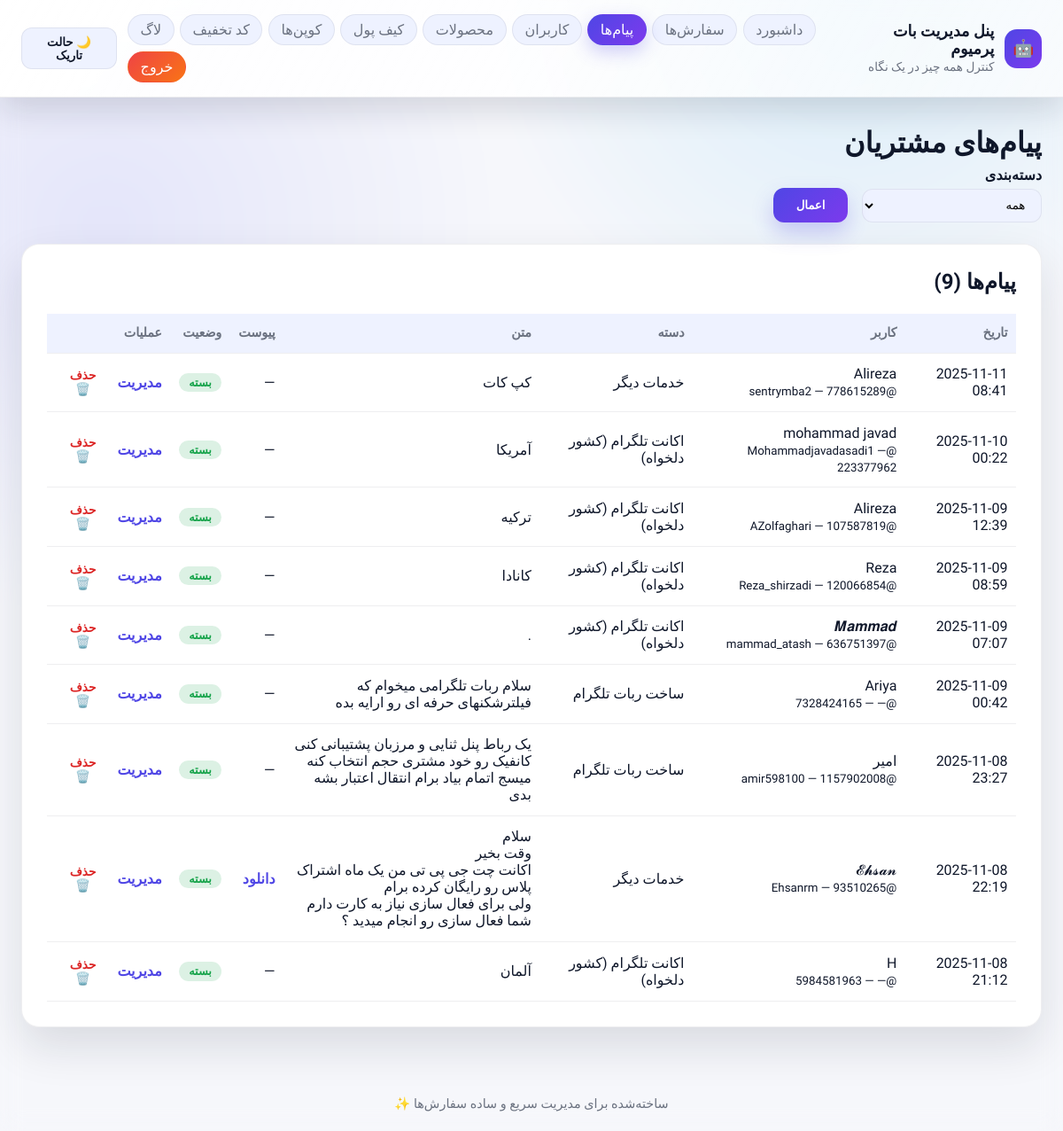
Page /messages (signed in) on the committed database.
### tables this page shows
CREATE TABLE service_messages(
                id INTEGER PRIMARY KEY AUTOINCREMENT,
                user_id INTEGER,
                username TEXT,
                first_name TEXT,
                category TEXT,
                message_text TEXT,
                attachment_file_id TEXT,
                created_at TEXT,
                updated_at TEXT,
                is_resolved INTEGER DEFAULT 0
            );

### app/webadmin/server.py (the view)
    @app.get("/messages", name="messages")
    async def messages_page(
        request: Request,
        user: str = Depends(_login_required),
        category: str = Query("all"),
        page: int = Query(1, ge=1),
    ):
        per_page = 20
        filter_value = None if category == "all" else category
        total = count_service_messages(filter_value)
        pages = max((total + per_page - 1) // per_page, 1)
        page = min(page, pages)
        offset = (page - 1) * per_page
        items = list_service_messages(category=filter_value, limit=per_page, offset=offset)
        return _render(
            request,
            "messages.html",
            {
                "title": "پیام‌های دریافتی",
                "messages_list": items,
                "total": total,
                "page": page,
                "pages": pages,
                "category": category,
                "nav": "messages",
                "format_datetime": _format_datetime,
                "nav": "messages",
            },
        )

### app/webadmin/templates/messages.html (shortened to what this page needs)
{% extends 'base.html' %}
{% block content %}
<h1>پیام‌های مشتریان</h1>
<form class="filters" method="get">
    <label>دسته‌بندی
        <select name="category">
            <option value="all" {{ 'selected' if category == 'all' else '' }}>همه</option>
        </select>
    </label>
    <button type="submit" class="btn-primary">اعمال</button>
</form>
<section class="panel">
    <header>
        <h2>پیام‌ها ({{ total }})</h2>
    </header>
    <table>
        <thead>
            <tr>
                <th>تاریخ</th>
                <th>کاربر</th>
                <th>دسته</th>
                <th>متن</th>
                <th>پیوست</th>
                <th>وضعیت</th>
                <th>عملیات</th>
            </tr>
        </thead>
        <tbody>
            {% for msg in messages_list %}
            <tr>
                <td>{{ format_datetime(msg.created_at) }}</td>
                <td>
                    <div>{{ msg.first_name or '—' }}</div>
                    <small>@{{ msg.username or '—' }} — {{ msg.user_id or 'بدون آیدی' }}</small>
                </td>
                <td>{{ service_message_labels.get(msg.category, msg.category) }}</td>
                <td class="message-text">{{ (msg.message_text or '—')|replace('\n','<br>')|safe }}</td>
                <td>
                    {% if msg.attachment_file_id %}
                    <a class="link" href="{{ url_for('message_attachment', message_id=msg.id) }}" target="_blank">دانلود</a>
                    {% else %}
                    —
                    {% endif %}
                </td>
                <td>
                    {% if msg.is_resolved %}
                        <span class="badge completed">بسته</span>
                    {% else %}
                        <span class="badge in_progress">باز</span>
                    {% endif %}
                </td>
                <td>
                    <div style="display: flex; gap: 0.5rem; align-items: center;">
                        <a class="link" href="{{ url_for('message_detail', message_id=msg.id) }}">مدیریت</a>
                        <form method="post" action="{{ url_for('message_delete', message_id=msg.id) }}"
                              onsubmit="return confirm('آیا از حذف این پیام مطمئن هستید؟ این عملیات غیرقابل بازگشت است.');"
                              style="margin:0;">
                            <button type="submit" class="btn-ghost danger" style="font-size: 0.85rem; padding: 0.2rem 0.5rem;">
                                حذف 🗑️
                            </button>
                        </form>
                    </div>
                </td>
            </tr>
            {% else %}
            <tr><td colspan="7" class="empty">پیامی ثبت نشده است.</td></tr>
            {% endfor %}
        </tbody>
    </table>
</section>
{% endblock %}

### app/webadmin/static/styles.css (style rules this page uses)
:root { color-scheme: light dark; --bg: radial-gradient(circle at 10% 20%, rgba(99,102,241,0.12), transparent 30%), radial-gradient(circle at 80% 0%, rgba(14,165,233,0.12), transparent 26%), #f6f7fb; --surface: #ffffff; --surface-alt: #eef2ff; --surface-ghost: rgba(255, 255, 255, 0.65); --text: #0f172a; --muted: #6b7280; --accent: #4f46e5; --accent-strong: #7c3aed; --border: rgba(15, 23, 42, 0.07); --success: #16a34a; --warning: #f59e0b; --danger: #dc2626; font-family: "Vazirmatn", "IRANSans", "Tahoma", sans-serif; background-attachment: fixed; }
* { box-sizing: border-box; }
body { margin: 0; background: var(--bg); color: var(--text); min-height: 100vh; }
h1, h2, h3 { margin: 0 0 0.5rem 0; font-weight: 700; }
label { display: flex; flex-direction: column; gap: 0.35rem; font-weight: 600; color: var(--text); }
.btn-primary { background: linear-gradient(135deg, var(--accent), var(--accent-strong)); color: white; border: none; padding: 0.75rem 1.6rem; border-radius: 12px; cursor: pointer; font-weight: 700; letter-spacing: -0.01em; box-shadow: 0 12px 24px rgba(79, 70, 229, 0.25); transition: transform 0.15s ease, box-shadow 0.15s ease; }
.btn-ghost { background: transparent; border: none; color: var(--accent); cursor: pointer; font-weight: 600; padding: 0.3rem 0.4rem; }
.btn-ghost.danger { color: var(--danger); }
.panel { background: var(--surface); border-radius: 20px; box-shadow: 0 22px 50px rgba(15, 23, 42, 0.12); padding: 1.75rem; margin-bottom: 2rem; border: 1px solid var(--border); }
.panel header { display: flex; align-items: flex-start; justify-content: space-between; margin-bottom: 1rem; gap: 1rem; }
.panel header h2 { margin-bottom: 0.35rem; }
.table, table { width: 100%; border-collapse: collapse; }
table th, table td { padding: 0.85rem 0.6rem; border-bottom: 1px solid var(--border); text-align: right; }
.table thead tr, table thead tr { background: var(--surface-alt); }
table tbody tr:nth-child(odd) { background: var(--surface); }
.message-text { max-width: 360px; word-break: break-word; }
table th { color: var(--muted); font-size: 0.9rem; font-weight: 700; letter-spacing: -0.01em; }
table td a.link { color: var(--accent); text-decoration: none; font-weight: 700; }
.badge { display: inline-block; padding: 0.2rem 0.7rem; border-radius: 999px; font-size: 0.8rem; background: #e5e7eb; color: #1f2933; font-weight: 700; }
.badge.delivered, .badge.completed { background: rgba(22, 163, 74, 0.15); color: var(--success); }
.filters { display: flex; gap: 1rem; align-items: flex-end; flex-wrap: wrap; margin-bottom: 1.5rem; }
.filters input, .filters select { padding: 0.6rem 0.85rem; border-radius: 12px; border: 1px solid var(--border); background: var(--surface-alt); }

### rows in the picture
service_messages: created_at "2025-11-11 08:41", first_name "Alireza", username "sentrymba2", user "778615289", get "خدمات دیگر", message_text "کپ کات", is_resolved "بسته"
service_messages: created_at "2025-11-10 00:22", first_name "mohammad javad", username "Mohammadjavadasadi1", user "223377962", get "اکانت تلگرام (کشور دلخواه)", message_text "آمریکا", is_resolved "بسته"
service_messages: created_at "2025-11-09 12:39", first_name "Alireza", username "AZolfaghari", user "107587819", get "اکانت تلگرام (کشور دلخواه)", message_text "ترکیه", is_resolved "بسته"
service_messages: created_at "2025-11-09 08:59", first_name "Reza", username "Reza_shirzadi", user "120066854", get "اکانت تلگرام (کشور دلخواه)", message_text "کانادا", is_resolved "بسته"
service_messages: created_at "2025-11-09 07:07", first_name "𝑴𝒂𝒎𝒎𝒂𝒅", username "mammad_atash", user "636751397", get "اکانت تلگرام (کشور دلخواه)", message_text ".", is_resolved "بسته"
service_messages: created_at "2025-11-09 00:42", first_name "Ariya", username "—", user "7328424165", get "ساخت ربات تلگرام", message_text "سلام ربات تلگرامی میخوام که فیلترشکنهای حرفه ای رو ارایه بده", is_resolved "بسته"
service_messages: created_at "2025-11-08 23:27", first_name "امیر", username "amir598100", user "1157902008", get "ساخت ربات تلگرام", message_text "یک رباط پنل ثنایی و مرزبان پشتیبانی کنی کانفیک رو خود مشتری حجم انتخاب کنه میسج اتمام بیاد برام انتقال اعتبار بشه بدی", is_resolved "بسته"
service_messages: created_at "2025-11-08 22:19", first_name "𝓔𝓱𝓼𝓪𝓷", username "Ehsanrm", user "93510265", get "خدمات دیگر", message_text "سلام وقت بخیر اکانت چت جی پی تی من یک ماه اشتراک پلاس رو رایگان کرده برام ولی برای فعال سازی نیاز به کارت دارم شما فعال سازی رو انجام میدید ؟", is_resolved "بسته"
service_messages: created_at "2025-11-08 21:12", first_name "H", username "—", user "5984581963", get "اکانت تلگرام (کشور دلخواه)", message_text "آلمان", is_resolved "بسته"

### other values in the picture
{{ '☀️ حالت روشن' if theme == 'dark' else '🌙 حالت تاریک' }} "🌙 حالت تاریک"
{{ total }} "9"
